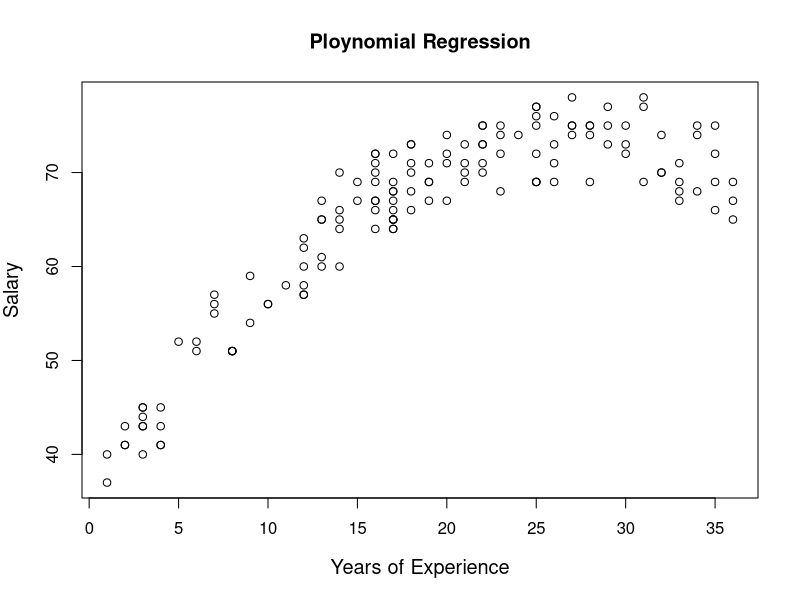
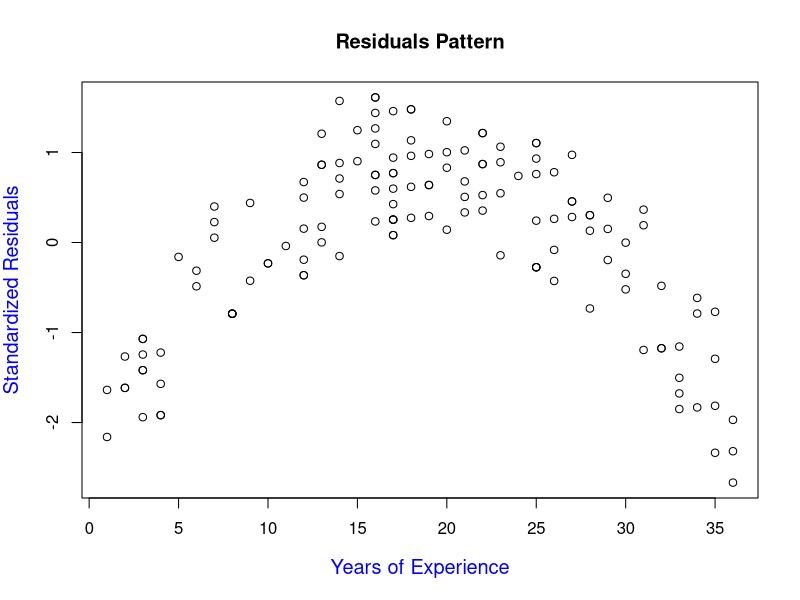
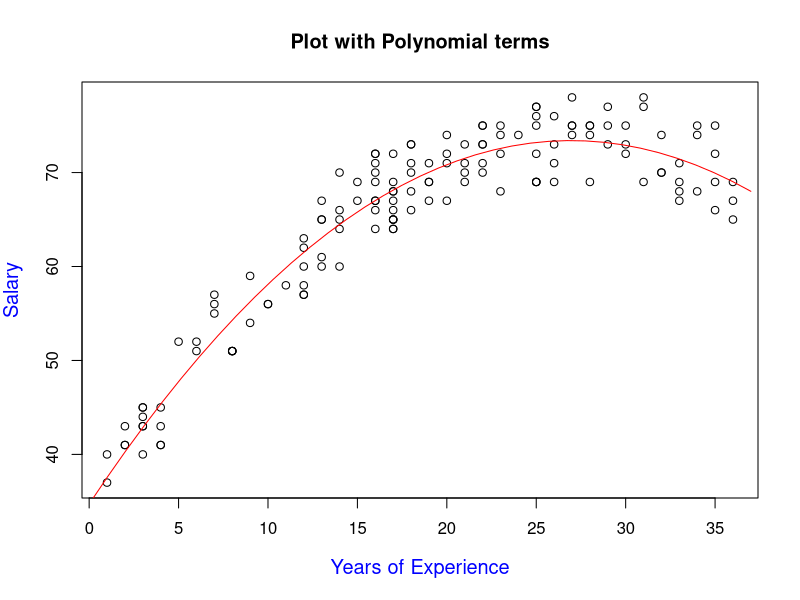
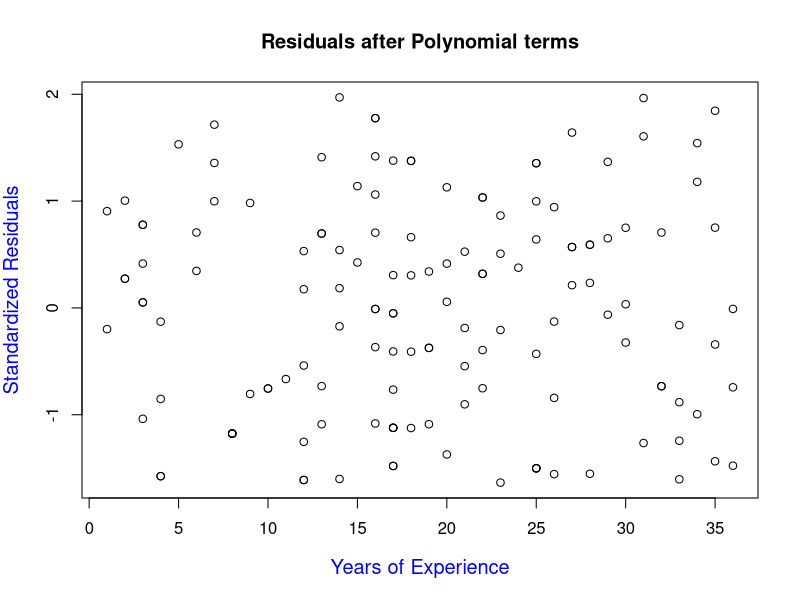
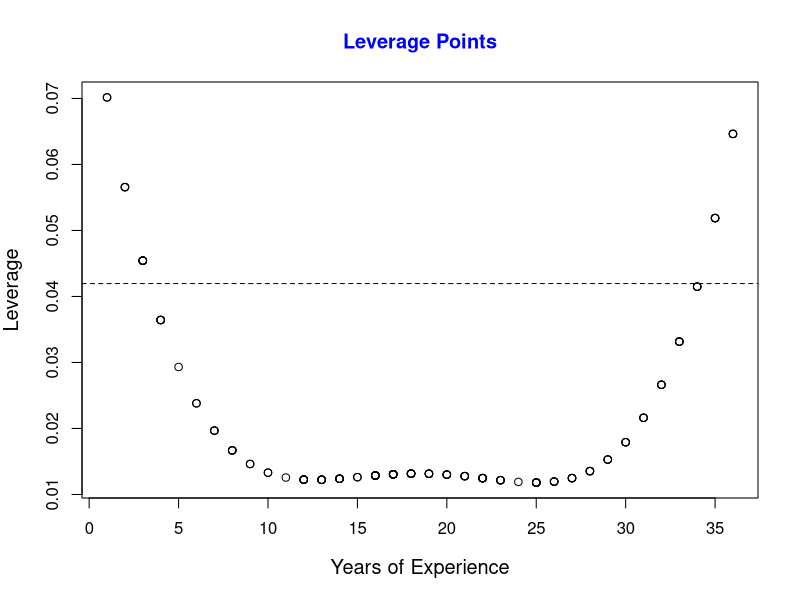
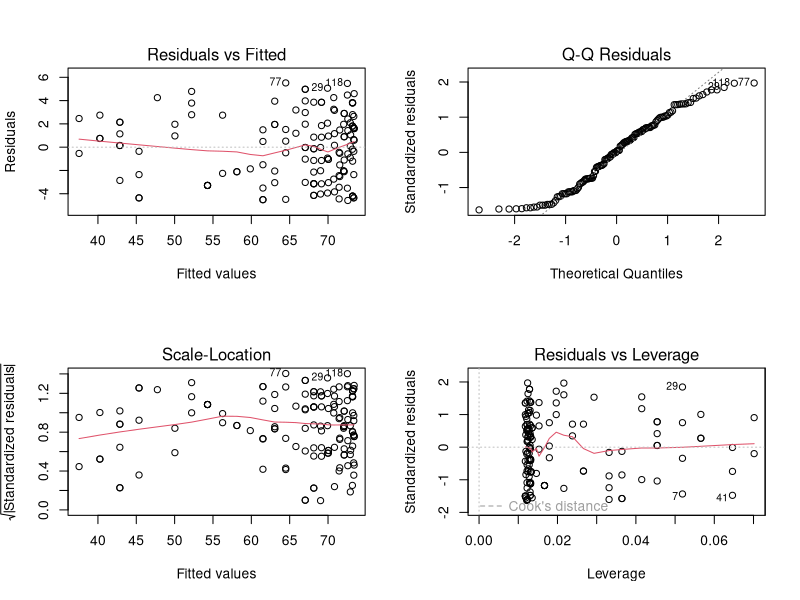

R code for these plots, in order:
## Multiple linear regression is an extension of simple linear regression.

## Product demand models
# demand depends on competitors' prices, advertising, demographics

## Multi-factor asset pricing models
# Fama-French three-factor model
# Uses three variables to describe the returns of a portfolio or stock


## Polynomial Regression
# Modeling salary from years of experience

profsalary <- read.table("profsalary.txt", header = TRUE)
attach(profsalary)
str(profsalary)

# 'data.frame':	143 obs. of  3 variables:
#   $ Case      : int  1 2 3 4 5 6 7 8 9 10 ...
# $ Salary    : int  71 69 73 69 65 75 66 66 67 69 ...
# $ Experience: int  26 19 22 17 13 25 35 16 16 16 ...

plot(Experience, Salary, xlab = "Years of Experience", main = "Ploynomial Regression", cex.lab = 1.2)
m1 <- lm(Salary ~ Experience) # SLR
leverage1 <- hatvalues(m1)
StanRes1 <- rstandard(m1)
ExperienceNew <- seq(0, 37, len = 37)
plot(Experience, StanRes1, xlab = "Years of Experience", ylab = "Standardized Residuals", main = "Residuals Pattern", cex.lab = 1.2, col.lab = "blue")


m2 <- lm(Salary ~ Experience + I(Experience^2))# Polynomial Regression
plot(Experience, Salary, xlab = "Years of Experience", cex.lab = 1.2, main = "Plot with Polynomial terms", col.lab = "blue")
ExperienceNew <- seq(0, 37, len = 37)
lines(ExperienceNew, predict(m2, newdata = data.frame(Experience = ExperienceNew)), col = "red")

StanRes2 <- rstandard(m2)
plot(Experience, StanRes2, xlab = "Years of Experience", ylab = "Standardized Residuals", main = "Residuals after Polynomial terms", cex.lab = 1.2, col.lab = "blue")
leverage2 <- hatvalues(m2)
plot(Experience, leverage2, xlab = "Years of Experience", ylab = "Leverage",  cex.lab = 1.2, main = "Leverage Points", col.main = "blue")
abline(h = 6/max(Case), lty = 2)

par(mfrow = c(2, 2))
plot(m2)



## Estimation in MLR

# Types of hypothesis tests
# Overall test
# Test for addition of a single variable
# Test for addition of a group of variables


